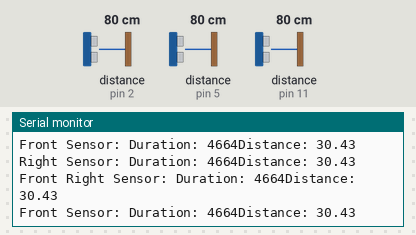
A sketch run on a simulated Arduino Uno, built with avr-gcc and run on an emulated ATmega328P. Shown: the last lines printed to the serial monitor. The inputs (shaded band) are chosen by the test bench; at power-on: distance to the obstacle (sensors on pin 2, pin 5, pin 11) 80 cm. The echo pulse lasts 58.3 µs per cm.

Above: at 3.2 s.
3.3 s: distance to the obstacle (sensor on pin 2) set to 2 cm
At 4.7 s:
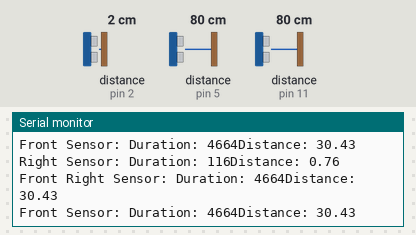
5.4 s: distance to the obstacle (sensor on pin 5) set to 2 cm
At 6.9 s:
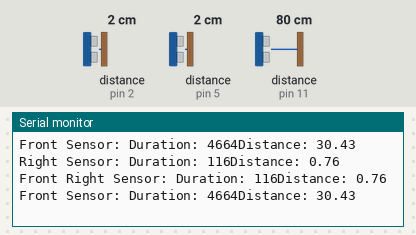
7.5 s: distance to the obstacle (sensor on pin 11) set to 2 cm
At 9.0 s:
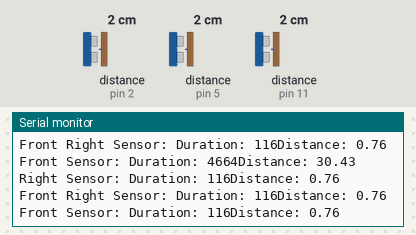
9.6 s: distance to the obstacle (sensor on pin 2) set to 4 cm
At 11.0 s:
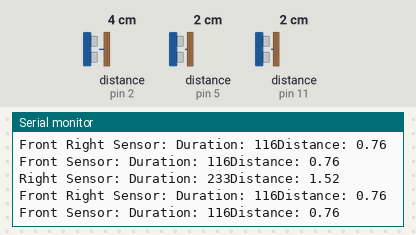
11.7 s: distance to the obstacle (sensor on pin 5) set to 4 cm
At 13.6 s:
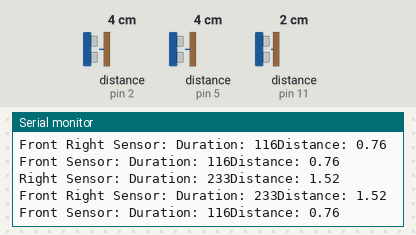
13.8 s: distance to the obstacle (sensor on pin 11) set to 4 cm
At 14.8 s:
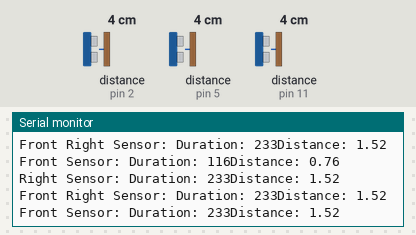
Timing chart, 0 to 16.8 s (numbered marks = the images above; inputs shaded):
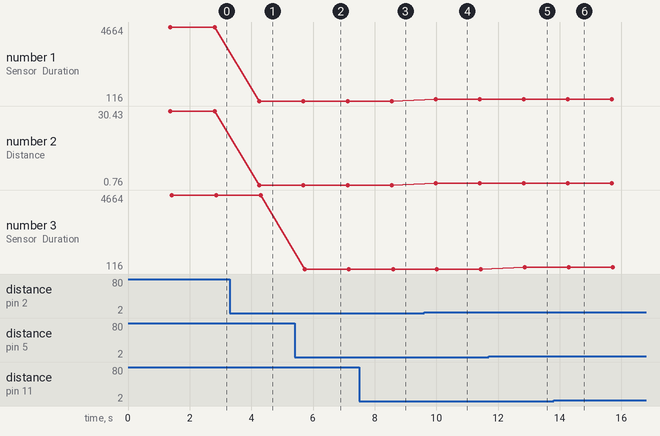

The sketch:

sample.ino
```cpp
#include <DistanceSensorLib.h>
#include <NewPing.h>
#define TRIGGER_PIN_1 13
#define ECHO_PIN_1 2
#define TRIGGER_PIN_2 9
#define ECHO_PIN_2 11
#define TRIGGER_PIN3 3
#define ECHO_PIN3 5
int duration1;
int duration2;
int duration3;
float  distance1;
float distance2;
float distance3;

distSensor mySensors;
NewPing RightSensor(TRIGGER_PIN_1, ECHO_PIN_1);
NewPing FrontSensor(TRIGGER_PIN_2, ECHO_PIN_2);
NewPing frontRightSensor(TRIGGER_PIN3, ECHO_PIN3);

void setup() {
  // put your setup code here, to run once:
  Serial.begin(9600);
 mySensors.initDistSensors(RightSensor, FrontSensor, frontRightSensor);

}

void loop() {
  // put your main code here, to run repeatedly:
  //duration = LeftSensor.ping_median(5);
  //Serial.print(duration);
  // Measure Duration of Pulses for Distance Sensors
  delay(1000);
  duration1 = mySensors.read_duration(5, 0);
  duration2 = mySensors.read_duration(5, 1);
  duration3 = mySensors.read_duration(5,2);

  // Calculate Distance
  distance1 = mySensors.output_distance(0);
  distance2 = mySensors.output_distance(1);
  distance3 = mySensors.output_distance(2);

  // Send to Serial Port

  Serial.print("Right Sensor: ");
  Serial.print("Duration: ");
  Serial.print(duration1);
  Serial.print("Distance: ");
  Serial.print(distance1);
  Serial.println(" ");

  Serial.print("Front Right Sensor: ");
  Serial.print("Duration: ");
  Serial.print(duration2);
  Serial.print("Distance: ");
  Serial.print(distance2);
  Serial.println(" ");

  Serial.print("Front Sensor: ");
  Serial.print("Duration: ");
  Serial.print(duration3);
  Serial.print("Distance: ");
  Serial.print(distance3);
  Serial.println(" ");


}
```

Measured:
- after the input at 3.3 s, the serial monitor: prints a new line after 0.95 s (image 1)
- after the input at 5.4 s, the serial monitor: prints a new line after 0.33 s (image 2)
- after the input at 7.5 s, the serial monitor: prints a new line after 1.1 s (image 3)
- after the input at 9.6 s, the serial monitor: prints a new line after 0.38 s (image 4)
- after the input at 11.7 s, the serial monitor: prints a new line after 1.2 s (image 5)
- after the input at 13.8 s, the serial monitor: prints a new line after 0.55 s (image 6)
- plotted number 1: 4664 → 116 after the input at 3.3 s, 116 → 233 after the input at 9.6 s
- plotted number 2: 30.43 → 0.76 after the input at 3.3 s, 0.76 → 1.52 after the input at 9.6 s
